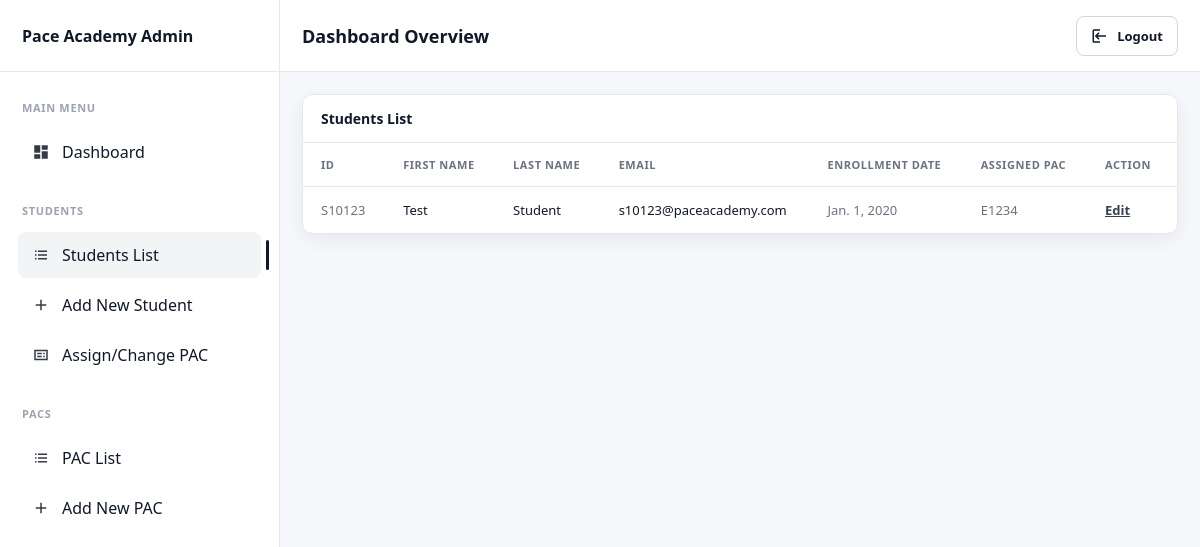
Page /student_list/ on the earlier database version.
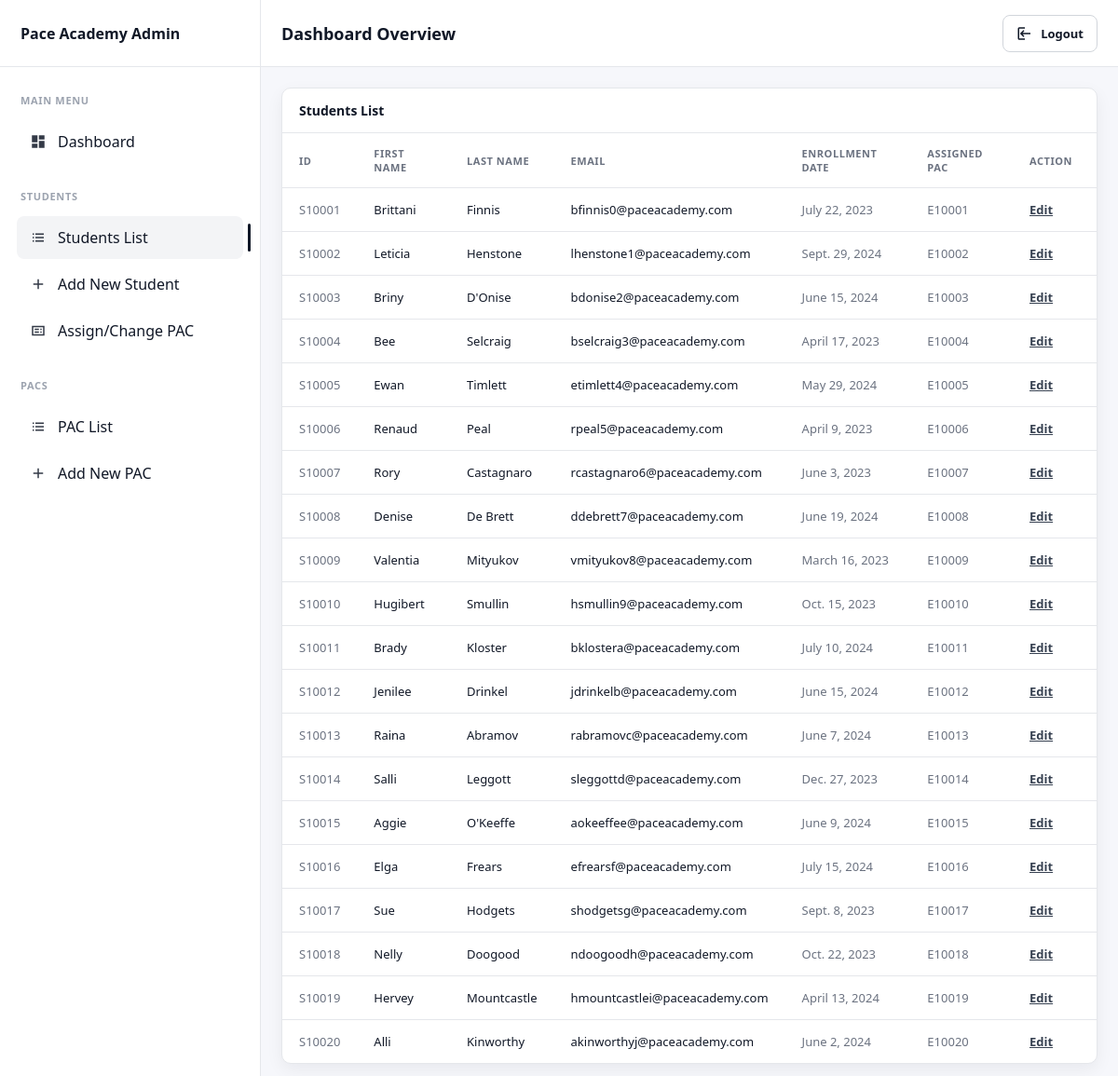
Same page on the later database version.
### pacapp/models.py (models this page shows, shortened)
class Students(models.Model):
    student_id = models.IntegerField()
    first_name = models.CharField(max_length=100)
    last_name = models.CharField(max_length=100)
    email = models.EmailField()
    enrollment_date = models.DateField()
    assigned_pac = models.ForeignKey(Pacs, on_delete=models.CASCADE, related_name='students', null=True, blank=True)

class Pacs(models.Model):
    pac_id = models.IntegerField(primary_key=True)
    first_name = models.CharField(max_length=100)
    last_name = models.CharField(max_length=100)
    email = models.EmailField()

### pacapp/views.py (the view)
# urls.py: path("student_list/", views.student_list_view, name="student_list"),
def student_list_view(request):
    student=Students.objects.all()
    context={
        'students':student,
        'active_page': 'student_list',
    }
    return render(request, "pacapp/student_list.html", context)

### pacapp/templates/pacapp/student_list.html (shortened to what this page needs)
{% extends "pacapp/dashboard_base.html" %}
{% load static %}
{% block page_title %}Dashboard Overview{% endblock %}
{% block extra_css %}
<link rel="stylesheet" href="{% static 'pacapp/student_list.css' %}">
{% endblock %}
{% block content %}
<section class="card">
  <div class="card-header">
    <h2 class="card-title">Students List</h2>
  </div>
  <div class="card-body">
    <table class="table table-students">
      <thead>
        <tr>
          <th>ID</th>
          <th>FIRST NAME</th>
          <th>LAST NAME</th>
          <th>EMAIL</th>
          <th>ENROLLMENT DATE</th>
          <th>ASSIGNED PAC</th>
          <th>ACTION</th>
        </tr>
      </thead>
      <tbody>
        {% for student in students %}
        <tr>
          <td class="muted">S{{student.student_id}}</td>
          <td>{{student.first_name}}</td>
          <td>{{student.last_name}}</td>
          <td>{{student.email}}</td>
          <td class="muted">{{student.enrollment_date}}</td>
          <td class="muted">E{{student.assigned_pac.pac_id|default:"N/A"}}</td>
          <td><a class="action-link" href="{% url 'student_edit' pk=student.id %}">Edit</a></td>
        </tr>
        {% endfor %}
      </tbody>
    </table>
  </div>
</section>
{% endblock %}

Differences in the rows shown:
changed Students: student_id "10123" → "10001"; first_name "Test" → "Brittani"; last_name "Student" → "Finnis"; email "s10123@paceacademy.com" → "bfinnis0@paceacademy.com"; enrollment_date "Jan. 1, 2020" → "July 22, 2023"; assigned_pac.pac_id "1234" → "10001"
added Students: student_id "10002", first_name "Leticia", last_name "Henstone", email "lhenstone1@paceacademy.com", enrollment_date "Sept. 29, 2024", assigned_pac.pac_id "10002"
added Students: student_id "10003", first_name "Briny", last_name "D'Onise", email "bdonise2@paceacademy.com", enrollment_date "June 15, 2024", assigned_pac.pac_id "10003"
added Students: student_id "10004", first_name "Bee", last_name "Selcraig", email "bselcraig3@paceacademy.com", enrollment_date "April 17, 2023", assigned_pac.pac_id "10004"
added Students: student_id "10005", first_name "Ewan", last_name "Timlett", email "etimlett4@paceacademy.com", enrollment_date "May 29, 2024", assigned_pac.pac_id "10005"
added Students: student_id "10006", first_name "Renaud", last_name "Peal", email "rpeal5@paceacademy.com", enrollment_date "April 9, 2023", assigned_pac.pac_id "10006"
added Students: student_id "10007", first_name "Rory", last_name "Castagnaro", email "rcastagnaro6@paceacademy.com", enrollment_date "June 3, 2023", assigned_pac.pac_id "10007"
added Students: student_id "10008", first_name "Denise", last_name "De Brett", email "ddebrett7@paceacademy.com", enrollment_date "June 19, 2024", assigned_pac.pac_id "10008"
added Students: student_id "10009", first_name "Valentia", last_name "Mityukov", email "vmityukov8@paceacademy.com", enrollment_date "March 16, 2023", assigned_pac.pac_id "10009"
added Students: student_id "10010", first_name "Hugibert", last_name "Smullin", email "hsmullin9@paceacademy.com", enrollment_date "Oct. 15, 2023", assigned_pac.pac_id "10010"
added Students: student_id "10011", first_name "Brady", last_name "Kloster", email "bklostera@paceacademy.com", enrollment_date "July 10, 2024", assigned_pac.pac_id "10011"
added Students: student_id "10012", first_name "Jenilee", last_name "Drinkel", email "jdrinkelb@paceacademy.com", enrollment_date "June 15, 2024", assigned_pac.pac_id "10012"
added Students: student_id "10013", first_name "Raina", last_name "Abramov", email "rabramovc@paceacademy.com", enrollment_date "June 7, 2024", assigned_pac.pac_id "10013"
added Students: student_id "10014", first_name "Salli", last_name "Leggott", email "sleggottd@paceacademy.com", enrollment_date "Dec. 27, 2023", assigned_pac.pac_id "10014"
added Students: student_id "10015", first_name "Aggie", last_name "O'Keeffe", email "aokeeffee@paceacademy.com", enrollment_date "June 9, 2024", assigned_pac.pac_id "10015"
added Students: student_id "10016", first_name "Elga", last_name "Frears", email "efrearsf@paceacademy.com", enrollment_date "July 15, 2024", assigned_pac.pac_id "10016"
added Students: student_id "10017", first_name "Sue", last_name "Hodgets", email "shodgetsg@paceacademy.com", enrollment_date "Sept. 8, 2023", assigned_pac.pac_id "10017"
added Students: student_id "10018", first_name "Nelly", last_name "Doogood", email "ndoogoodh@paceacademy.com", enrollment_date "Oct. 22, 2023", assigned_pac.pac_id "10018"
added Students: student_id "10019", first_name "Hervey", last_name "Mountcastle", email "hmountcastlei@paceacademy.com", enrollment_date "April 13, 2024", assigned_pac.pac_id "10019"
added Students: student_id "10020", first_name "Alli", last_name "Kinworthy", email "akinworthyj@paceacademy.com", enrollment_date "June 2, 2024", assigned_pac.pac_id "10020"
